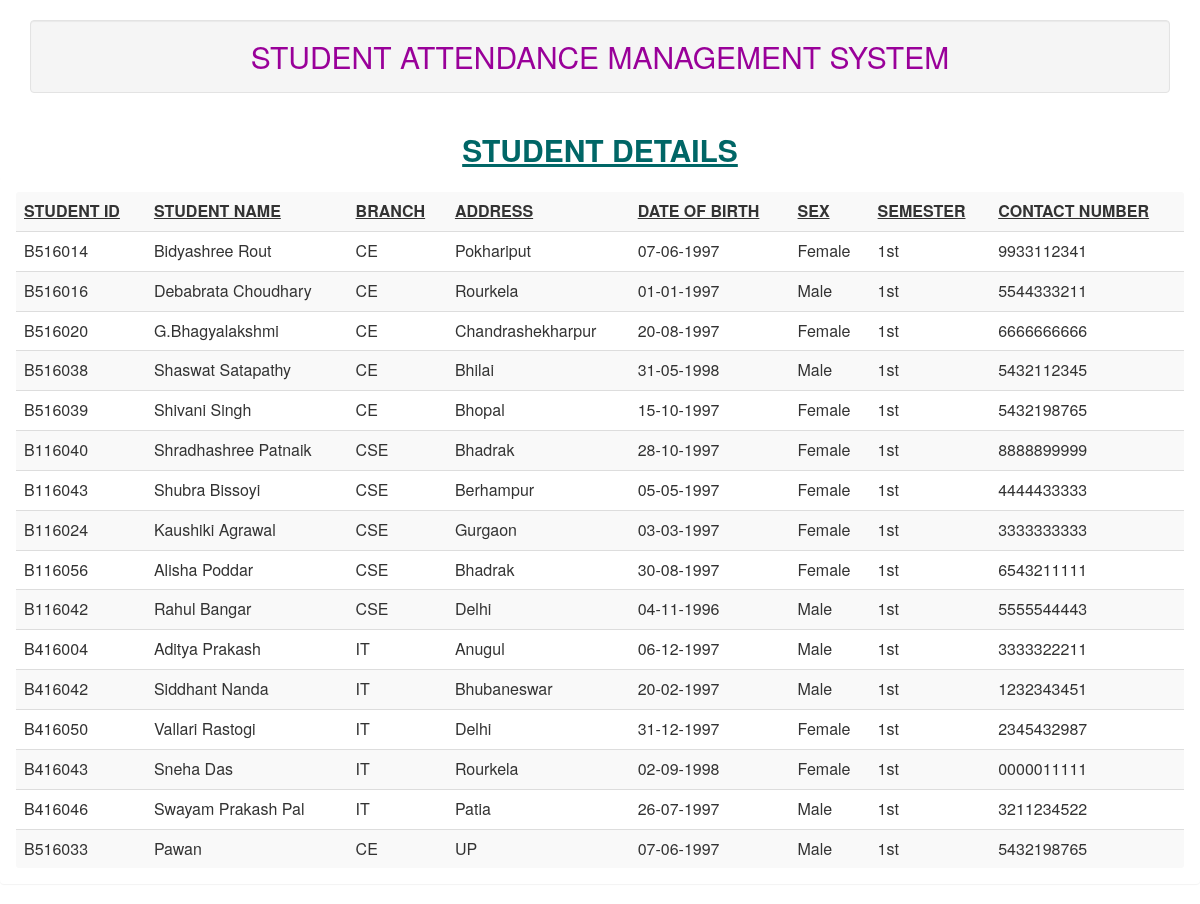
/student_details.php, run on the app's committed database.
### tables this page shows
CREATE TABLE IF NOT EXISTS `student` (
  `sid` varchar(10) NOT NULL,
  `sname` varchar(25) DEFAULT NULL,
  `branch` varchar(15) DEFAULT NULL,
  `address` varchar(80) DEFAULT NULL,
  `dob` varchar(15) DEFAULT NULL,
  `sex` varchar(10) DEFAULT NULL,
  `sem` varchar(10) DEFAULT NULL,
  `mobno` varchar(10) DEFAULT NULL,
  PRIMARY KEY (`sid`)
);

### student_details.php (the view, shortened to what this page needs)
<?php
include("db.php");
include("header.php");
$sql = "SELECT * FROM student";
$records = mysqli_query($con,$sql);
?>
<html>
<head>
</head>
<body>
<h2 align="center" style="color:#006666"><b><u>STUDENT DETAILS</u></b></h2>
	 <div class="panel panel-body">
	     <table class="table table-striped">
		 <tr>
		    <th><u>STUDENT ID</u></th>
			<th><u>STUDENT NAME</u></th>
			<th><u>BRANCH</u></th>
			<th><u>ADDRESS</u></th>
			<th><u>DATE OF BIRTH</u></th>
			<th><u>SEX</u></th>
			<th><u>SEMESTER</u></th>
			<th><u>CONTACT NUMBER</u></th>
		</tr>
		<?php
		while($student = mysqli_fetch_assoc($records))
		{
			echo "<tr>";
			echo "<td>".$student['sid']."</td>";
			echo "<td>".$student['sname']."</td>";
			echo "<td>".$student['branch']."</td>";
			echo "<td>".$student['address']."</td>";
			echo "<td>".$student['dob']."</td>";
			echo "<td>".$student['sex']."</td>";
			echo "<td>".$student['sem']."</td>";
			echo "<td>".$student['mobno']."</td>";
            echo "</tr>";
	    }
		?>
</body>
</html>

### data on the page
student: sid "B516014", sname "Bidyashree Rout", branch "CE", address "Pokhariput", dob "07-06-1997", sex "Female", sem "1st", mobno "9933112341"
student: sid "B516016", sname "Debabrata Choudhary", branch "CE", address "Rourkela", dob "01-01-1997", sex "Male", sem "1st", mobno "5544333211"
student: sid "B516020", sname "G.Bhagyalakshmi", branch "CE", address "Chandrashekharpur", dob "20-08-1997", sex "Female", sem "1st", mobno "6666666666"
student: sid "B516038", sname "Shaswat Satapathy", branch "CE", address "Bhilai", dob "31-05-1998", sex "Male", sem "1st", mobno "5432112345"
student: sid "B516039", sname "Shivani Singh", branch "CE", address "Bhopal", dob "15-10-1997", sex "Female", sem "1st", mobno "5432198765"
student: sid "B116040", sname "Shradhashree Patnaik", branch "CSE", address "Bhadrak", dob "28-10-1997", sex "Female", sem "1st", mobno "8888899999"
student: sid "B116043", sname "Shubra Bissoyi", branch "CSE", address "Berhampur", dob "05-05-1997", sex "Female", sem "1st", mobno "4444433333"
student: sid "B116024", sname "Kaushiki Agrawal", branch "CSE", address "Gurgaon", dob "03-03-1997", sex "Female", sem "1st", mobno "3333333333"
student: sid "B116056", sname "Alisha Poddar", branch "CSE", address "Bhadrak", dob "30-08-1997", sex "Female", sem "1st", mobno "6543211111"
student: sid "B116042", sname "Rahul Bangar", branch "CSE", address "Delhi", dob "04-11-1996", sex "Male", sem "1st", mobno "5555544443"
student: sid "B416004", sname "Aditya Prakash", branch "IT", address "Anugul", dob "06-12-1997", sex "Male", sem "1st", mobno "3333322211"
student: sid "B416042", sname "Siddhant Nanda", branch "IT", address "Bhubaneswar", dob "20-02-1997", sex "Male", sem "1st", mobno "1232343451"
student: sid "B416050", sname "Vallari Rastogi", branch "IT", address "Delhi", dob "31-12-1997", sex "Female", sem "1st", mobno "2345432987"
student: sid "B416043", sname "Sneha Das", branch "IT", address "Rourkela", dob "02-09-1998", sex "Female", sem "1st", mobno "0000011111"
student: sid "B416046", sname "Swayam Prakash Pal", branch "IT", address "Patia", dob "26-07-1997", sex "Male", sem "1st", mobno "3211234522"
student: sid "B516033", sname "Pawan", branch "CE", address "UP", dob "07-06-1997", sex "Male", sem "1st", mobno "5432198765"
